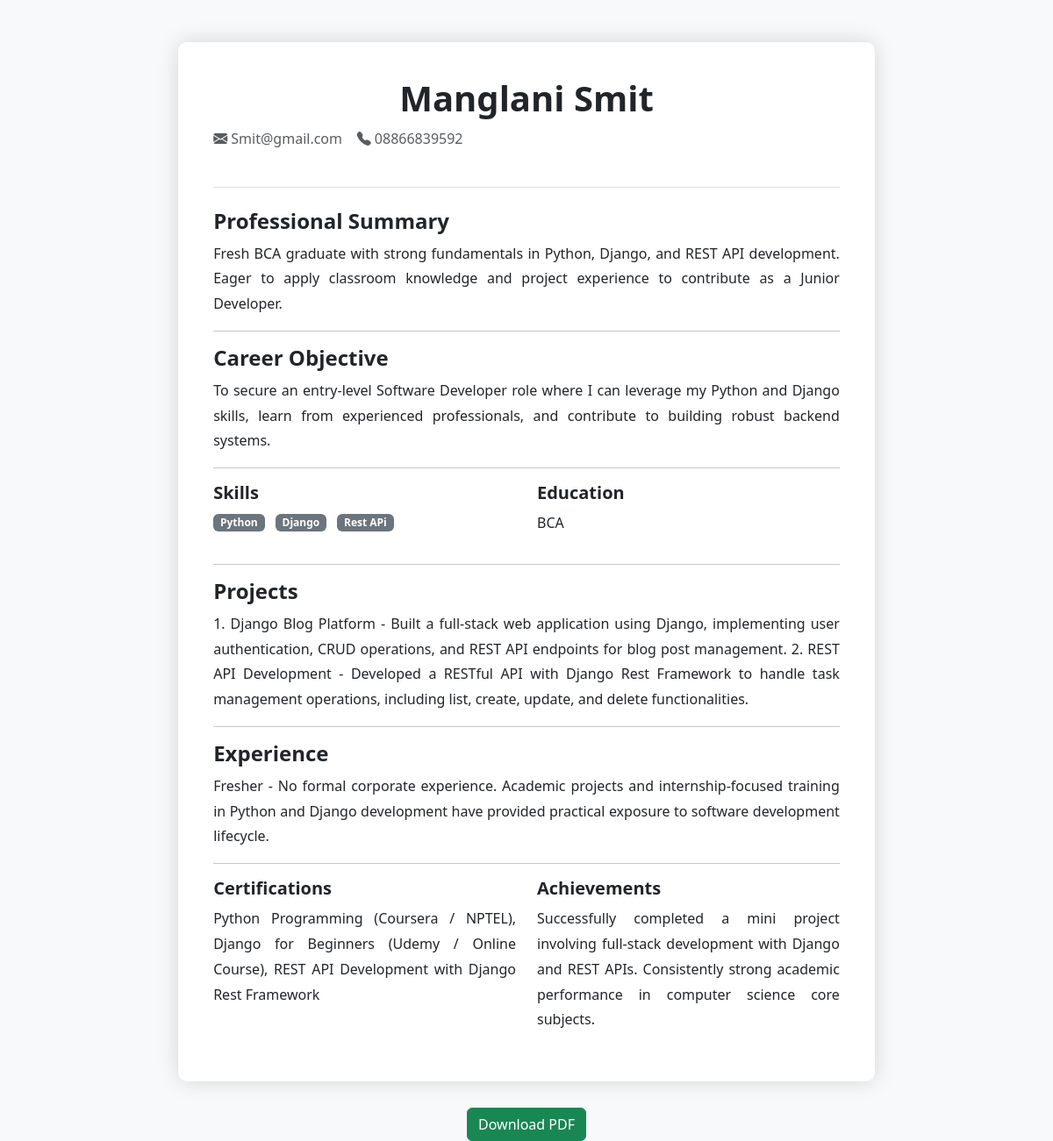
Page /resumedetail/27 (signed in) on the committed database.
### resume/models.py (models this page shows, shortened)
class Resume(models.Model):
    name = models.CharField(max_length=100)
    email = models.EmailField()
    phone = models.CharField(max_length=15)
    skills = models.TextField()
    education = models.TextField()
    created_at = models.DateTimeField(auto_now_add=True)
    summary = models.TextField(blank=True)
    template_id = models.IntegerField(default=1)
    projects = models.TextField(blank=True)
    experience = models.TextField(blank=True)
    certifications = models.TextField(blank=True)
    achievements = models.TextField(blank=True)
    objective = models.TextField(blank=True)

### resume/views.py (the view)
# urls.py: path("resumedetail/<int:id>",views.resumedetail, name="resumedetail"),
def resumedetail(request, id):
    if "log_id" not in request.session:
        messages.error(request,"Please login first")
        return redirect("/login")
    resume = Resume.objects.get(id=id)
    skills = [skill.strip() for skill in resume.skills.split(",")]
    if resume.template_id == 1:
        template = "resume_modern.html"
    elif resume.template_id == 2:
        template = "resume_professional.html"
    elif resume.template_id == 3:
        template = "resume_minimal.html"
    elif resume.template_id == 4:
        template = "resume_creative.html"
    else:
        template = "resume_executive.html"
    return render(request, template, {"resume": resume, "skills": skills})

### resume/templates/resume_executive.html (shortened to what this page needs)
{% load static %}
<!DOCTYPE html>
<html>
<head>
<link href="https://cdn.jsdelivr.net/npm/bootstrap@5.3.7/dist/css/bootstrap.min.css" rel="stylesheet">
<link href="https://cdn.jsdelivr.net/npm/bootstrap-icons@1.11.3/font/bootstrap-icons.min.css" rel="stylesheet">
<link rel="stylesheet" href="{% static 'css/style.css' %}">
</head>
<body class="bg-light">
<div class="container mt-5">
<div class="resume-paper">
    <div class="text-center border-bottom pb-4 mb-4">
        <h1 class="fw-bold">
            {{ resume.name }}
        </h1>
        <p class="text-muted">
            <i class="bi bi-envelope-fill"></i>
            {{ resume.email }}
            <i class="bi bi-telephone-fill"></i>
            {{ resume.phone }}
        </p>
    </div>
    <h4 class="fw-bold">Professional Summary</h4>
    <p>{{ resume.summary }}</p>
    <hr>
    <h4 class="fw-bold">Career Objective</h4>
    <p>{{ resume.objective }}</p>
    <hr>
    <div class="row">
        <div class="col-md-6">
            <h5 class="fw-bold">Skills</h5>
            {% for skill in skills %}
            <span class="badge bg-secondary me-2 mb-2">
                {{ skill }}
            </span>
            {% endfor %}
        </div>
        <div class="col-md-6">
            <h5 class="fw-bold">Education</h5>
            <p>{{ resume.education }}</p>
        </div>
    </div>
    <hr>
    <h4 class="fw-bold">Projects</h4>
    <p>{{ resume.projects }}</p>
    <hr>
    <h4 class="fw-bold">Experience</h4>
    <p>{{ resume.experience }}</p>
    <hr>
    <div class="row">
        <div class="col-md-6">
            <h5 class="fw-bold">Certifications</h5>
            <p>{{ resume.certifications }}</p>
        </div>
        <div class="col-md-6">
            <h5 class="fw-bold">Achievements</h5>
            <p>{{ resume.achievements }}</p>
        </div>
    </div>
</div>
{% if not pdf %}
<div class="text-center mt-4">
<a href="/resume_pdf/{{ resume.id }}"
class="btn btn-success">
Download PDF
</a>
</div>
{% endif %}
</div>
</body>
</html>

### resume/static/css/style.css (style rules this page uses)
body { background:#f5f7fa; }
.resume-paper { width:210mm; min-height:297mm; background:white; margin:40px auto; padding:40px; box-shadow:0 0 15px rgba(0,0,0,0.15); border-radius:8px; }
.resume-paper h1 { font-weight:bold; }
.resume-paper p { line-height:1.8; text-align:justify; }
.resume-paper { width: 210mm; min-height: 297mm; margin: 30px auto; background: white; padding: 40px; border-radius: 10px; box-shadow: 0 0 25px rgba(0,0,0,0.15); }

### rows in the picture
Resume: name "Manglani Smit", email "Smit@gmail.com", phone "08866839592", summary "Fresh BCA graduate with strong fundamentals in Python, Django, and REST API development. Eager to apply classroom knowledge and project experience to contribute as a Junior Developer.", objective "To secure an entry-level Software Developer role where I can leverage my Python and Django skills, learn from experienced professionals, and contribute to building robust backend systems.", education "BCA", projects "1. Django Blog Platform - Built a full-stack web application using Django, implementing user authentication, CRUD operations, and REST API endpoints for blog post management. 2. REST API Development - Developed a RESTful API with Django Rest Framework to handle task management operations, including list, create, update, and delete functionalities.", experience "Fresher - No formal corporate experience. Academic projects and internship-focused training in Python and Django development have provided practical exposure to software development lifecycle.", certifications "Python Programming (Coursera / NPTEL), Django for Beginners (Udemy / Online Course), REST API Development with Django Rest Framework", achievements "Successfully completed a mini project involving full-stack development with Django and REST APIs. Consistently strong academic performance in computer science core subjects."

### other values in the picture
{{ skill }} "Python" "Django" "Rest APi"
